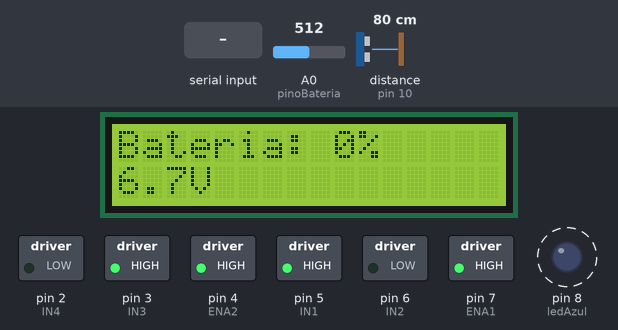
Bench run of a sketch on a simulated Arduino Uno, built with avr-gcc and run on an emulated ATmega328P. Shown: 16×2 character LCD, switched loads named in the sketch (green lamp = pin HIGH), output pins drawn as LEDs (lit = HIGH). Wiring (inferred from the names in the program): ultrasonic range finder: trigger pin 9; echo pin 10. Dashed ring = blinking. The inputs (shaded band) are chosen by the test bench; at power-on: A0 (pinoBateria) = 512, distance to the obstacle (sensor on pin 10) 80 cm. The echo pulse lasts 58.3 µs per cm; pins used as bus, display or sensor lines are not drawn; what the sketch prints to the serial monitor is not drawn.

Above: at 1.6 s.
1.7 s: A0 (pinoBateria) set to 726
At 2.44 s:
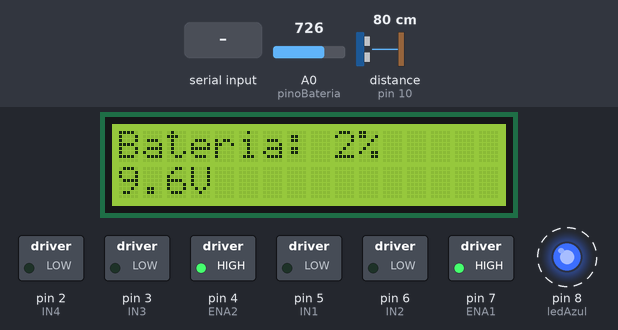
4.3 s: A0 (pinoBateria) set to 755
At 6.4 s:
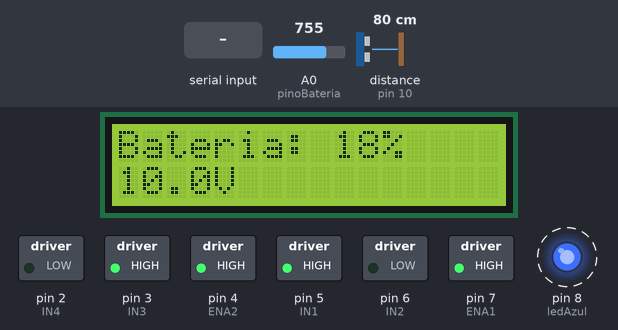
6.5 s: "C" received over Serial
At 7.1 s:
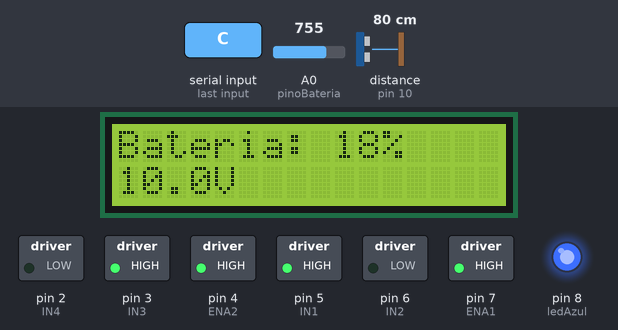
8.4 s: "D" received over Serial
At 9.8 s:
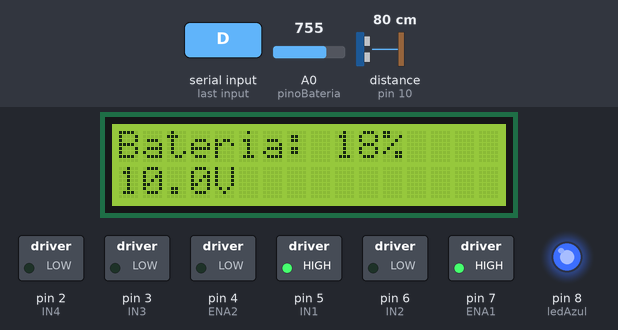
12.9 s: "E" received over Serial
At 13.5 s:
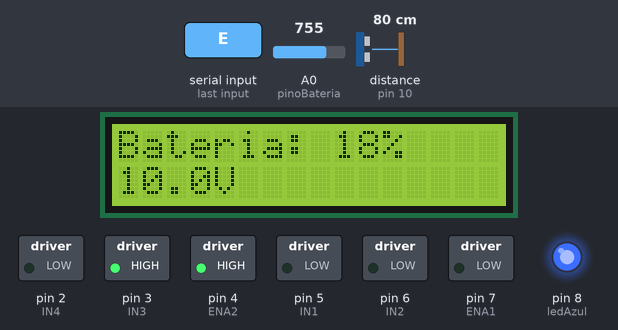
Timing chart, 0 to 15.4 s (numbered marks = the images above; inputs shaded):
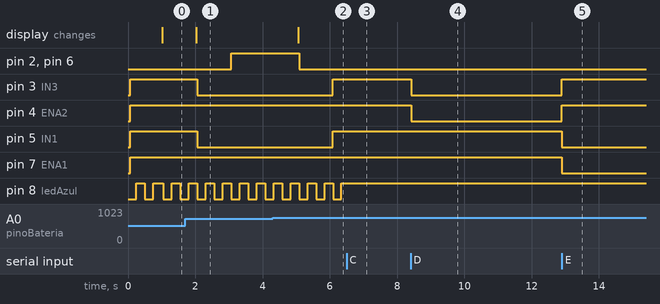

The sketch:

06_Porcentagem_de_Bateria.ino
```cpp
#include <Wire.h>
#include <LiquidCrystal_I2C.h>

// Configuração do LCD
LiquidCrystal_I2C lcd(0x27, 16, 2);

// Definição dos pinos dos motores
const int IN1 = 5, IN2 = 6, ENA1 = 7;
const int IN3 = 3, IN4 = 2, ENA2 = 4;

// LED e sensores
const int ledAzul = 8;
const int TRIG = 9, ECHO = 10;
const int pinoBateria = A0;

// Parâmetros atualizados para 12V
const float VOLTAGE_MAX = 11.99;  // Tensão máxima de uma bateria de 12V (100%)
const float VOLTAGE_MIN = 9.5;  // Tensão mínima (0%)
const float R1 = 56000.0;       // Resistor divisor de tensão R1 (56kΩ)
const float R2 = 33000.0;       // Resistor divisor de tensão R2 (33kΩ)

// Variáveis do sistema
bool conectado = false;
String comandoAtual = "Parado";
unsigned long lastSerial = 0, lastLCD = 0, lastLED = 0;

void setup() {
  // Configuração dos pinos
  pinMode(IN1, OUTPUT); pinMode(IN2, OUTPUT);
  pinMode(IN3, OUTPUT); pinMode(IN4, OUTPUT);
  pinMode(ENA1, OUTPUT); pinMode(ENA2, OUTPUT);
  pinMode(TRIG, OUTPUT); pinMode(ECHO, INPUT);
  pinMode(ledAzul, OUTPUT);

  // Inicialização do LCD
  lcd.init();
  lcd.backlight();

  // Comunicação serial
  Serial.begin(9600);
  Serial.println("Sistema Iniciado");
}
float medirTensao() {
  int leitura = analogRead(pinoBateria);
  // Cálculo para 12V com divisor de tensão
  return (leitura * 5.0 / 1023.0) * ((R1 + R2)/R2);
}

int calcularBateria() {
  float tensao = medirTensao();
  tensao = constrain(tensao, VOLTAGE_MIN, VOLTAGE_MAX);
  return map(tensao * 100, VOLTAGE_MIN * 100, VOLTAGE_MAX * 100, 0, 100);
}

void atualizarLCD() {
  if(millis() - lastLCD > 1000) {
    lastLCD = millis();
    lcd.clear();
    lcd.setCursor(0, 0);
    lcd.print("Bateria: ");
    lcd.print(calcularBateria());
    lcd.print("%");
    lcd.setCursor(0, 1);
    lcd.print(medirTensao(), 1);  // Uma casa decimal
    lcd.print("V");
  }
}

long medirDistancia() {
  digitalWrite(TRIG, LOW);
  delayMicroseconds(2);
  digitalWrite(TRIG, HIGH);
  delayMicroseconds(10);
  digitalWrite(TRIG, LOW);
  return pulseIn(ECHO, HIGH) * 0.034 / 2;
}

void enviarSerial() {
  if(millis() - lastSerial > 100) {
    lastSerial = millis();
    Serial.print("Distancia: ");
    Serial.print(medirDistancia());
    Serial.print(" cm | Bateria: ");
    Serial.print(calcularBateria());
    Serial.print("% (");
    Serial.print(medirTensao(), 2);
    Serial.print("V) | Comando: ");
    Serial.print(comandoAtual);
    Serial.print(" | Conexao: ");
    Serial.println(conectado ? "Conectado" : "Desconectado");
  }
}

void controleLED() {
  if(conectado) {
    digitalWrite(ledAzul, HIGH);
  } else {
    if(millis() - lastLED > 250) {
      lastLED = millis();
      digitalWrite(ledAzul, !digitalRead(ledAzul));
    }
  }
}

void frente() {
  analogWrite(ENA1, 255);
  analogWrite(ENA2, 255);
  digitalWrite(IN1, HIGH);
  digitalWrite(IN2, LOW);
  digitalWrite(IN3, HIGH);
  digitalWrite(IN4, LOW);
  comandoAtual = "Movendo para Frente";
}

void tras() {
  analogWrite(ENA1, 200);
  analogWrite(ENA2, 200);
  digitalWrite(IN1, LOW);
  digitalWrite(IN2, HIGH);
  digitalWrite(IN3, LOW);
  digitalWrite(IN4, HIGH);
  comandoAtual = "Movendo para Tras";
}

void esquerda() {
  analogWrite(ENA1, 0);
  analogWrite(ENA2, 255);
  digitalWrite(IN1, LOW);
  digitalWrite(IN2, LOW);
  digitalWrite(IN3, HIGH);
  digitalWrite(IN4, LOW);
  comandoAtual = "Virando a Esquerda";
}

void direita() {
  analogWrite(ENA1, 255);
  analogWrite(ENA2, 0);
  digitalWrite(IN1, HIGH);
  digitalWrite(IN2, LOW);
  digitalWrite(IN3, LOW);
  digitalWrite(IN4, LOW);
  comandoAtual = "Virando a Direita";
}

void parar() {
  digitalWrite(IN1, LOW);
  digitalWrite(IN2, LOW);
  digitalWrite(IN3, LOW);
  digitalWrite(IN4, LOW);
  comandoAtual = "Parado";
}

void verificarConexao() {
  if(Serial.available()) {
    char c = Serial.read();
    if(c == 'C') conectado = true;
    if(c == 'D') conectado = false;
  }
}

void loop() {
  verificarConexao();
  atualizarLCD();
  enviarSerial();
  controleLED();

  if(conectado) {
    if(Serial.available()) {
      char cmd = toupper(Serial.read());
      switch(cmd) {
        case 'F': frente(); break;
        case 'T': tras(); break;
        case 'E': esquerda(); break;
        case 'D': direita(); break;
        default: parar();
      }
    }
  } else {
    static unsigned long etapaStart = millis();
    static byte etapa = 0;

    switch(etapa) {
      case 0:
        frente();
        if(millis() - etapaStart > 2000) {
          etapa = 1;
          etapaStart = millis();
        }
        break;

      case 1:
        parar();
        if(millis() - etapaStart > 1000) {
          etapa = 2;
          etapaStart = millis();
        }
        break;

      case 2:
        tras();
        if(millis() - etapaStart > 2000) {
          etapa = 3;
          etapaStart = millis();
        }
        break;

      case 3:
        parar();
        if(millis() - etapaStart > 1000) {
          etapa = 0;
          etapaStart = millis();
        }
        break;
    }
  }
}
```

Measured:
- the behaviour switches between 739 and 740 on A0 (pinoBateria) (found by bisection; images 1 and 2)
- after the input at 1.7 s, the display: changes after 0.33 s (image 1)
- after the input at 4.3 s, the display: changes after 0.76 s (image 2)
- after the input at 6.5 s, pin 3 (IN3), pin 5 (IN1): stays HIGH (without the input it goes to LOW after 1.6 s); pin 8 (ledAzul): stops changing and stays HIGH
- after the input at 8.4 s, pin 3 (IN3), pin 4 (ENA2): HIGH → LOW at once
- after the input at 12.9 s, pin 3 (IN3), pin 4 (ENA2): LOW → HIGH at once; pin 5 (IN1), pin 7 (ENA1): HIGH → LOW at once
- by itself, pin 8 (ledAzul): alternates HIGH for 0.25 s and LOW for 0.25 s
